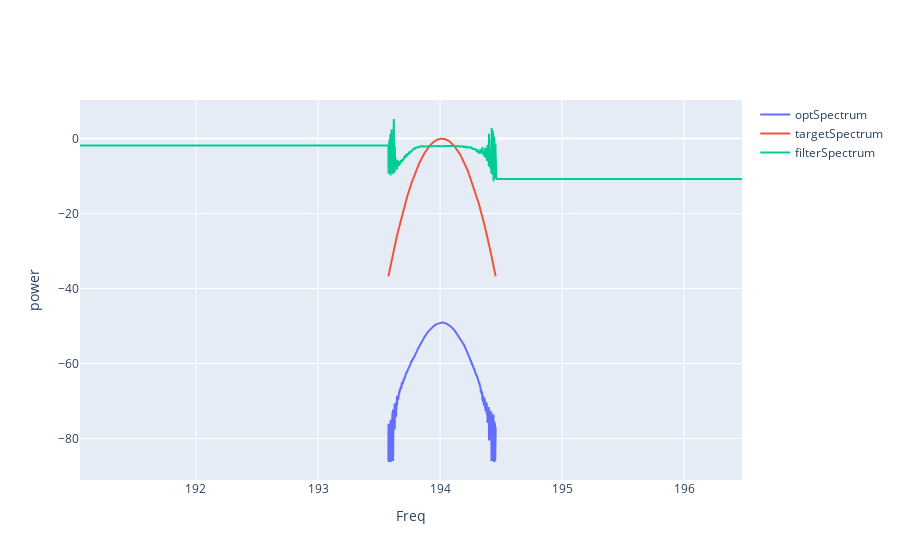

Notebook code cell kept with this figure:
### Code cell
fig = go.Figure()
go_element = lambda x,y,name: go.Scatter(x=x,y=y,mode='lines',name=name)
fig.add_trace(go_element(optFreq, optSpectrum, 'optSpectrum'))
fig.add_trace(go_element(targetFreq, targetSpectrum, 'targetSpectrum'))
fig.add_trace(go_element(filterFreq, filterSpectrum, 'filterSpectrum'))
fig.update_layout(xaxis_title='Freq', yaxis_title='power')
fig.show()

### Figure 1 — Plotly figure (JSON) as saved in the notebook; plotly's stock layout.template omitted (floating-point values rounded to 4 significant figures; data arrays with more than 128 entries replaced by an {"elided": "..."} marker saying what was removed)
{"data": [{"mode": "lines", "name": "optSpectrum", "type": "scatter", "x": {"elided": "2000 float values"}, "y": {"elided": "2000 float values"}}, {"mode": "lines", "name": "targetSpectrum", "type": "scatter", "x": {"elided": "2000 float values"}, "y": {"elided": "2000 float values"}}, {"mode": "lines", "name": "filterSpectrum", "type": "scatter", "x": {"elided": "5425 float values"}, "y": {"elided": "5425 float values"}}], "layout": {"xaxis": {"title": {"text": "Freq"}}, "yaxis": {"title": {"text": "power"}}}}
